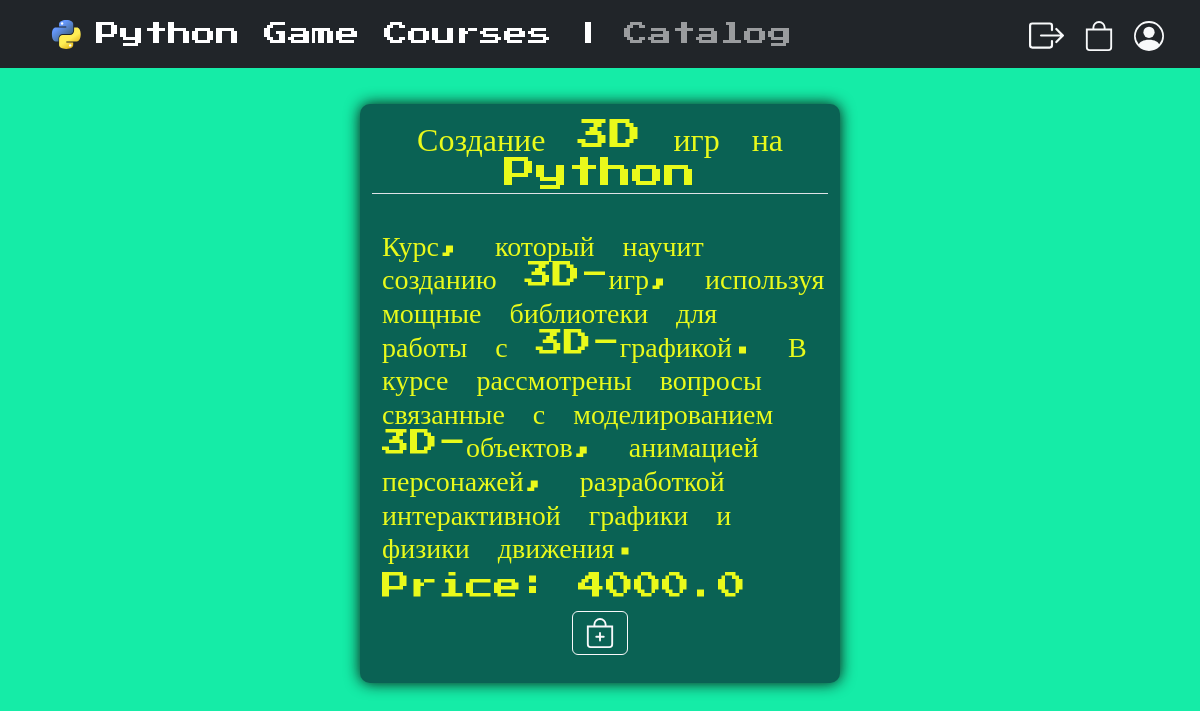
The app's page /product_page/3/ (signed in) with its own data.
### main/models.py (models this page shows, shortened)
class Product(models.Model):
    product_name = models.CharField('Полное название товара', max_length=200)
    description = models.TextField('Описание товара', max_length=500)
    link = models.CharField('Ссылка на товар', max_length=200)
    price = models.FloatField('Цена', max_length=6)
    class Meta:
        verbose_name = 'Product'
        verbose_name_plural = 'Products'

### main/views.py (the view)
# urls.py: path('product_page/<int:pk>/', product_page, name='product_page'),
def product_page(request, pk):
    product = Product.objects.get(id=pk)
    if request.user.is_authenticated:
        basket = Basket.objects.get(basket_id=request.user)
        context = {'product': product, 'basket': basket}
    else:
        context = {'product': product}
    return render(request, "main/product_page.html", context)

### main/templates/main/product_page.html (shortened to what this page needs)
{% extends 'main/layout.html' %}
{% block main_info_bl %}
{% load static %}
<div class="profile_block">
    <div class="profile_card">
        <h2 class="border-bottom text-center">{{product.product_name}}</h2>
        <div class="profile_card_items">
            <br>
            <h3>{{product.description}}</h3>
            <h3>Price: {{product.price}}</h3>
        </div>
        {% if user.is_authenticated %}
        {% if product in basket.products_id.all %}
        <div class="text-center">
            <a href="{% url 'remove_from_basket_products' product.id%}" class="btn btn-light mb-3">
                <svg xmlns="http://www.w3.org/2000/svg" width="30" height="30" fill="currentColor"
                     class="bi bi-bag-check" viewBox="0 0 16 16">
                    <path fill-rule="evenodd"
                          d="M10.854 8.146a.5.5 0 0 1 0 .708l-3 3a.5.5 0 0 1-.708 0l-1.5-1.5a.5.5 0 0 1 .708-.708L7.5 10.793l2.646-2.647a.5.5 0 0 1 .708 0z"/>
                    <path d="M8 1a2.5 2.5 0 0 1 2.5 2.5V4h-5v-.5A2.5 2.5 0 0 1 8 1zm3.5 3v-.5a3.5 3.5 0 1 0-7 0V4H1v10a2 2 0 0 0 2 2h10a2 2 0 0 0 2-2V4h-3.5zM2 5h12v9a1 1 0 0 1-1 1H3a1 1 0 0 1-1-1V5z"/>
                </svg>
            </a>
        </div>
        {% else %}
        <div class="text-center">
            <a href="{% url 'add_to_basket' product.id%}" class="btn btn-outline-light mb-3">
            </a>
        </div>
        {% endif %}
        {% endif %}
    </div>
</div>
{% endblock %}

### main/static/main/css/main.css (style rules this page uses)
* { font-family: 'Press Start 2P', cursive; }
body { background: #15ECA7; color: #E9FA1B; }
.profile_card { margin:auto; margin-top: 3%; padding:1%; width: 40%; height: auto; background-color: #0A6254; border-radius: 10px; box-shadow: 0 0 15px #0D0D0D ; }
.profile_card_items { margin-left:10px; }

### records on screen
Product: product_name "Создание 3D игр на Python", description "Курс, который научит созданию 3D-игр, используя мощные библиотеки для работы с 3D-графикой. В курсе рассмотрены вопросы связанные с моделированием 3D-объектов, анимацией персонажей, разработкой интерактивной графики и физики движения.", price "4000.0"
